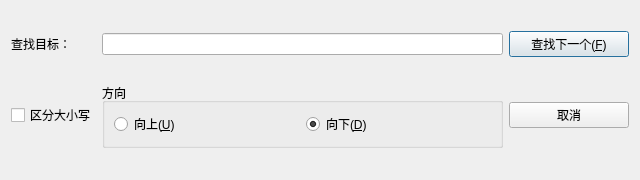
<?xml version="1.0" encoding="UTF-8"?>
<ui version="4.0">
 <class>FindDialog</class>
 <widget class="QDialog" name="FindDialog">
  <property name="geometry">
   <rect>
    <x>0</x>
    <y>0</y>
    <width>640</width>
    <height>180</height>
   </rect>
  </property>
  <property name="windowTitle">
   <string>查找</string>
  </property>
  <layout class="QGridLayout" name="gridLayout">
   <item row="0" column="0">
    <widget class="QLabel" name="label">
     <property name="text">
      <string>查找目标：</string>
     </property>
    </widget>
   </item>
   <item row="0" column="1">
    <widget class="QLineEdit" name="findLineEdit">
     <property name="minimumSize">
      <size>
       <width>300</width>
       <height>0</height>
      </size>
     </property>
     <property name="sizePolicy">
      <sizepolicy hsizetype="Expanding" vsizetype="Fixed">
       <horstretch>1</horstretch>
       <verstretch>0</verstretch>
      </sizepolicy>
     </property>
    </widget>
   </item>
   <item row="0" column="2">
    <widget class="QPushButton" name="findNextButton">
     <property name="minimumSize">
      <size>
       <width>120</width>
       <height>0</height>
      </size>
     </property>
     <property name="text">
      <string>查找下一个(&amp;F)</string>
     </property>
     <property name="default">
      <bool>true</bool>
     </property>
    </widget>
   </item>
   <item row="1" column="0">
    <widget class="QCheckBox" name="caseCheckBox">
     <property name="text">
      <string>区分大小写</string>
     </property>
    </widget>
   </item>
   <item row="1" column="1">
    <widget class="QGroupBox" name="directionGroup">
     <property name="title">
      <string>方向</string>
     </property>
     <layout class="QHBoxLayout" name="horizontalLayout">
      <item>
       <widget class="QRadioButton" name="upRadio">
        <property name="text">
         <string>向上(&amp;U)</string>
        </property>
       </widget>
      </item>
      <item>
       <widget class="QRadioButton" name="downRadio">
        <property name="text">
         <string>向下(&amp;D)</string>
        </property>
        <property name="checked">
         <bool>true</bool>
        </property>
       </widget>
      </item>
     </layout>
    </widget>
   </item>
   <item row="1" column="2">
    <widget class="QPushButton" name="cancelButton">
     <property name="text">
      <string>取消</string>
     </property>
     <property name="autoDefault">
      <bool>false</bool>
     </property>
    </widget>
   </item>
  </layout>
 </widget>
 <resources/>
 <connections/>
</ui>
